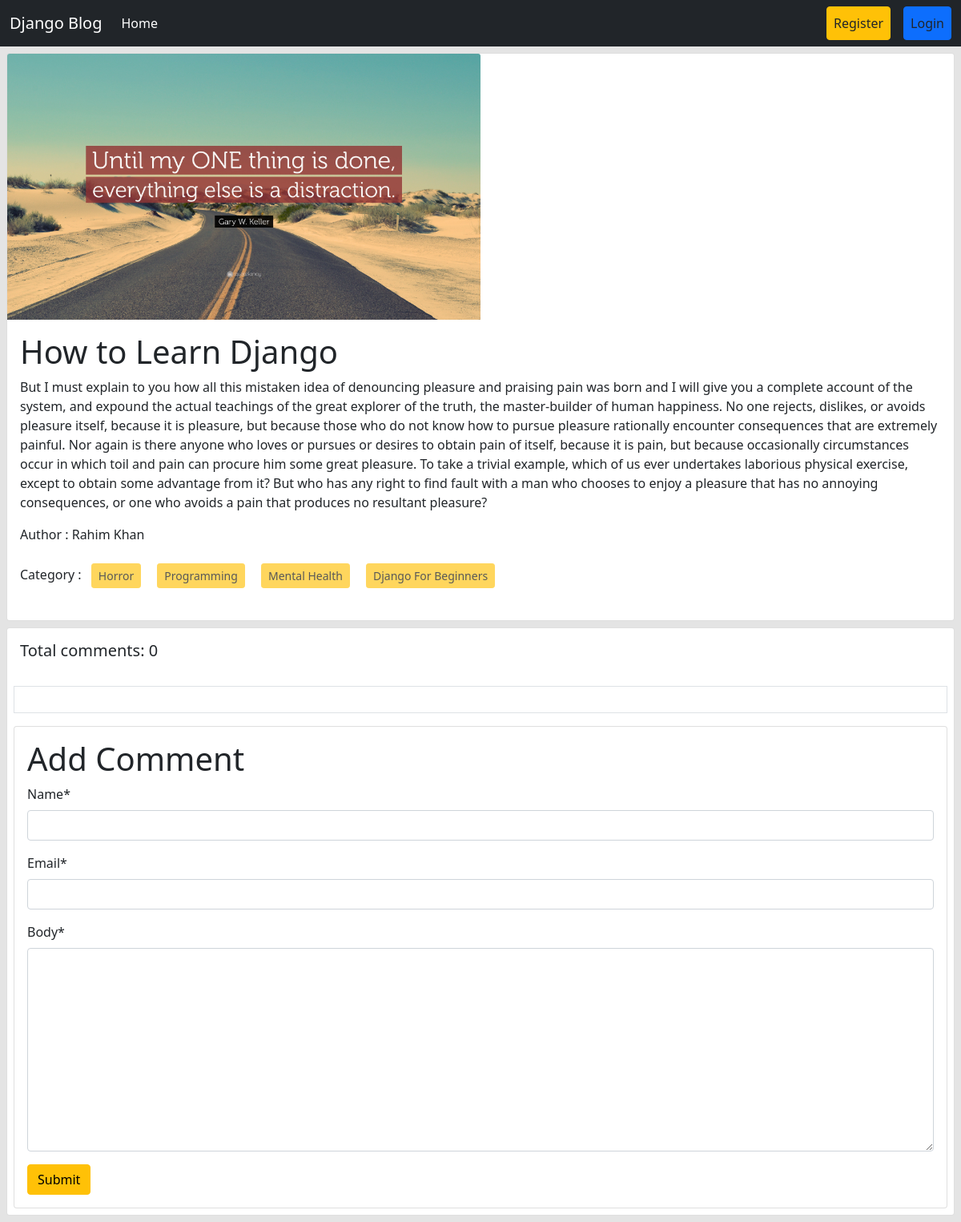
Page /post/details/2/ on the committed database.
### posts/models.py (models this page shows, shortened)
class Post(models.Model):
    title = models.CharField(max_length=50)
    content = models.TextField()
    category = models.ManyToManyField(Category) # ekta post multiple categorir moddhe thakte pare abar ekta categorir moddhe multiple post thakte pare
    author = models.ForeignKey(User, on_delete=models.CASCADE)
    image=models.ImageField(upload_to='posts/media/uploads/',blank=True,null=True)

### categories/models.py (models this page shows, shortened)
class Category(models.Model):
    name = models.CharField(max_length=100)
    slug = models.SlugField(max_length=100,unique=True, null=True, blank=True)

### posts/views.py (the view, shortened to what this page needs)
# urls.py: path('details/<int:id>/', views.DetailPostView.as_view(), name='detail_post'),
class DetailPostView(DetailView):
    model= models.Post
    pk_url_kwarg='id'
    template_name = 'post_details.html'
    def get_context_data(self, **kwargs):
        context = super().get_context_data(**kwargs)
        post = self.object # post model er object ekhane store korlam
        comments=post.comments.all()
        comment_form=forms.CommentForm()
        context['comments']=comments
        context['comment_form']=comment_form
        return context

### posts/forms.py
class CommentForm(forms.ModelForm):
    class Meta:
        model = Comment
        fields = ['name','email','body']

### posts/templates/post_details.html (shortened to what this page needs)
{% extends "base.html" %} {% block content %}
{% load crispy_forms_tags %}
<div class="col-12">
  <div class="card m-2">
    <img src="{{post.image.url}}" class="card-img-top w-50" alt="card images" />
    <div class="card-body">
      <h1 class="card-title">{{post.title}}</h1>
      <p class="card-text">{{post.content }}</p>
      <p>Author : {{post.author.first_name}} {{post.author.last_name}}</p>
      <p>
        Category : {% for cat in post.category.all %}
        <button class="btn btn-warning btn-sm m-2" disabled>
          {{cat.name}}
        </button>
        {% endfor %}
      </p>
    </div>
  </div>
</div>
<div class="card m-2">
  <h5 class="p-3">Total comments: {{comments | length }}</h5>
  <div class="card-body border m-2">
</div>
<div class="card m-2">
  <div class="card-body">
   <form  method="post">
    <h1>Add Comment</h1>
{{comment_form | crispy}}
<button class="btn btn-warning">Submit</button>
</form>
  </div>
</div>
{% endblock content %}

### rows in the picture
Post: image (picture), title "How to Learn Django", content "But I must explain to you how all this mistaken idea of denouncing pleasure and praising pain was born and I will give you a complete account of the system, and expound the actual teachings of the great explorer of the truth, the master-builder of human happiness. No one rejects, dislikes, or avoids pleasure itself, because it is pleasure, but because those who do not know how to pursue pleasure rationally encounter consequences that are extremely painful. Nor again is there anyone who loves or pursues or desires to obtain pain of itself, because it is pain, but because occasionally circumstances occur in which toil and pain can procure him some great pleasure. To take a trivial example,…", author.first_name "Rahim", author.last_name "Khan"
Category: name "Horror"
Category: name "Programming"
Category: name "Mental Health"
Category: name "Django For Beginners"

### other values in the picture
{{ comments | length }} "0"
